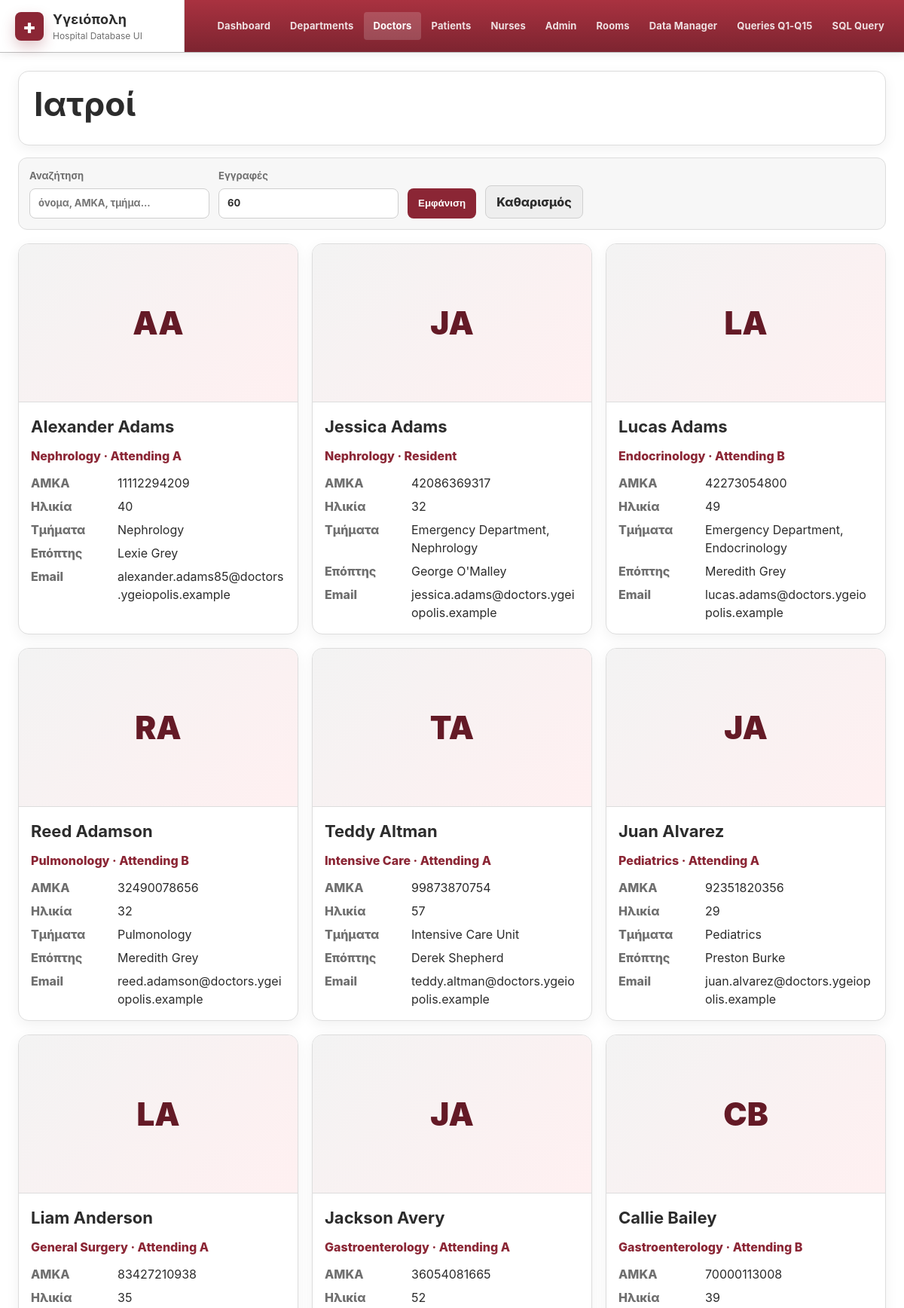
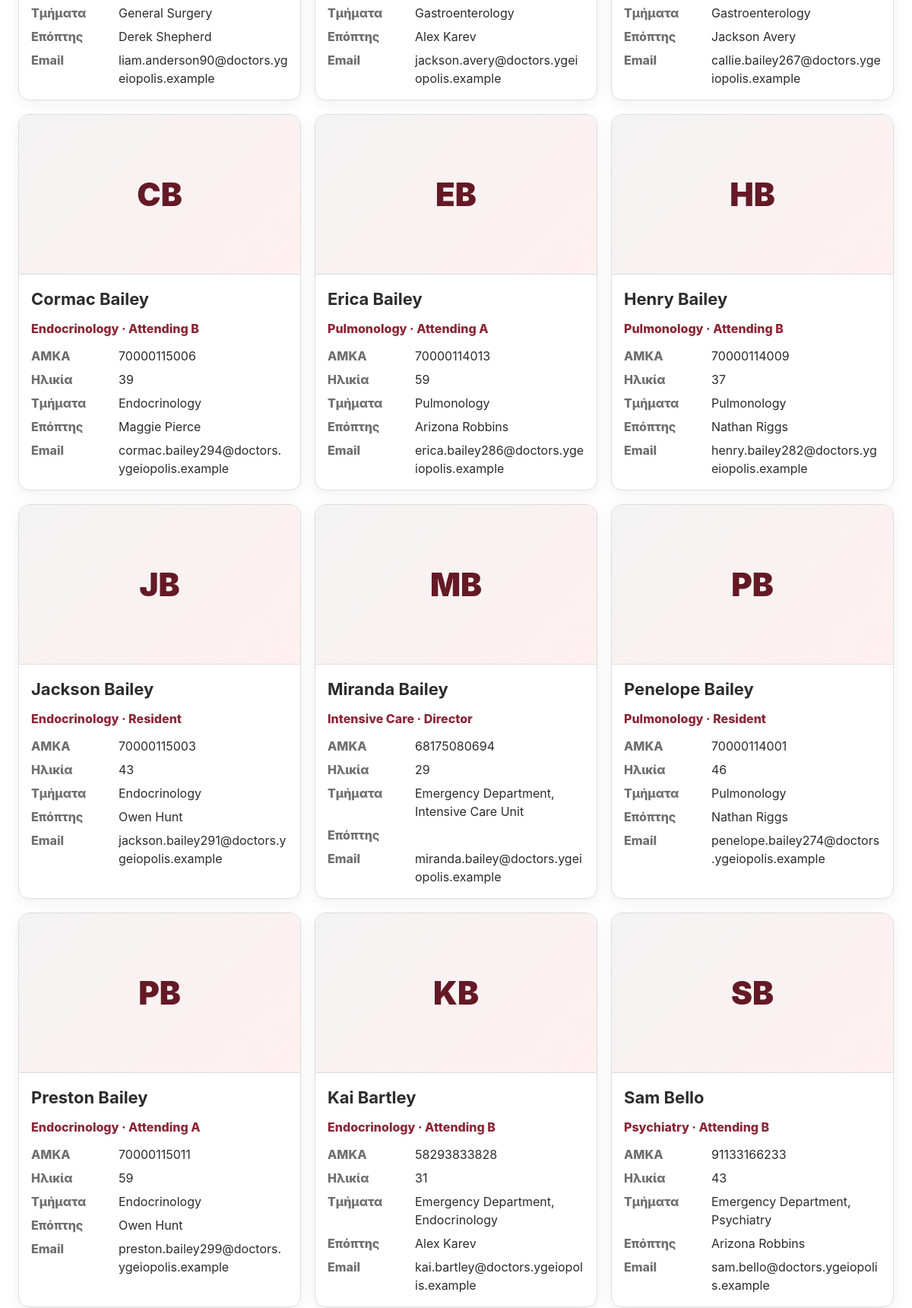
Page /hospital_web_app/code/hospital_app/index.php?page=doctors (upper part) on the committed database (2 pictures, top to bottom).
### tables this page shows
CREATE TABLE IF NOT EXISTS `doctor` (
  `amka` CHAR(11) NOT NULL,
  `licence_number` VARCHAR(45) NOT NULL,
  `speciality` VARCHAR(45) NOT NULL,
  `rank` VARCHAR(45) NOT NULL,
  `supervisor_amka` CHAR(11) NULL,
  PRIMARY KEY (`amka`),
  UNIQUE INDEX `licence_number_UNIQUE` (`licence_number` ASC) VISIBLE,
  INDEX `doc_supervisor_idx` (`supervisor_amka` ASC) VISIBLE,
  CONSTRAINT `doctor_staff`
    FOREIGN KEY (`amka`)
    REFERENCES `staff` (`amka`)
    ON DELETE NO ACTION
    ON UPDATE NO ACTION,
  CONSTRAINT `doc_supervisor`
    FOREIGN KEY (`supervisor_amka`)
    REFERENCES `doctor` (`amka`)
    ON DELETE NO ACTION
    ON UPDATE NO ACTION);

CREATE TABLE IF NOT EXISTS `staff` (
  `amka` CHAR(11) NOT NULL,
  `first_name` VARCHAR(45) NOT NULL,
  `last_name` VARCHAR(45) NOT NULL,
  `date_of_birth` DATE NOT NULL,
  `email` VARCHAR(100) NULL,
  `phone` VARCHAR(45) NULL,
  `hire_date` DATE NOT NULL,
  `staff_type` VARCHAR(30) NOT NULL,
  PRIMARY KEY (`amka`),
  UNIQUE INDEX `staff_email_UNIQUE` (`email` ASC) VISIBLE,
  CONSTRAINT `chk_staff_type`
    CHECK (`staff_type` IN ('Doctor', 'Nurse', 'Administrative'))
);

### hospital_web_app/code/hospital_app/db.php (called while the page is built, shortened)
<?php
function db(): PDO
{
    static $pdo = null;
    if ($pdo === null) {
        $dsn = 'mysql:host=' . DB_HOST . ';port=' . DB_PORT . ';dbname=' . DB_NAME . ';charset=utf8mb4';
        $pdo = new PDO($dsn, DB_USER, DB_PASS, [
            PDO::ATTR_ERRMODE => PDO::ERRMODE_EXCEPTION,
            PDO::ATTR_DEFAULT_FETCH_MODE => PDO::FETCH_ASSOC,
            PDO::ATTR_EMULATE_PREPARES => true,
        ]);
        $pdo->exec("SET NAMES utf8mb4 COLLATE utf8mb4_unicode_ci");
        $pdo->exec("SET collation_connection = 'utf8mb4_unicode_ci'");
    }
    return $pdo;
}
function run_select(string $sql, array $params = []): array
{
    $stmt = db()->prepare($sql);
    foreach ($params as $name => $value) {
        $stmt->bindValue(':' . $name, $value);
    }
    $stmt->execute();
    return $stmt->fetchAll();
}

### hospital_web_app/code/hospital_app/index.php (the view, shortened to what this page needs)
<?php
require_once __DIR__ . '/helpers.php';
function page_header(string $title): void
{
    echo '<!doctype html><html lang="el"><head><meta charset="utf-8">';
    echo '<link rel="stylesheet" href="assets/style.css">';
    echo '</head><body>';
    echo '<header class="topbar">';
    echo '<div class="brand"><div class="brand-mark">+</div><div><strong>Υγειόπολη</strong><span>Hospital Database UI</span></div></div>';
    echo '<nav class="main-nav">';
    echo nav_link('dashboard', 'Dashboard');
    echo nav_link('departments', 'Departments');
    echo nav_link('doctors', 'Doctors');
    echo nav_link('patients', 'Patients');
    echo nav_link('nurses', 'Nurses');
    echo nav_link('admin', 'Admin');
    echo nav_link('rooms', 'Rooms');
    echo nav_link('manage', 'Data Manager');
    echo nav_link('queries', 'Queries Q1-Q15');
    echo nav_link('sql', 'SQL Query');
    echo '</nav>';
    echo '</header><main class="page">';
}
function page_footer(): void
{
    echo '</main><script src="assets/app.js"></script></body></html>';
}
function doctors_page(): void
{
    page_header('Doctors');
    echo '<section class="section-title"><h1>Ιατροί</h1></section>';
    render_search_form('doctors');
    $search = '%' . get_search() . '%';
    $limit = limit_value();
    $rows = run_select(<<<SQL
SELECT
    d.amka,
    s.first_name,
    s.last_name,
    TIMESTAMPDIFF(YEAR, s.date_of_birth, CURDATE()) AS age,
    s.email,
    s.phone,
    d.licence_number,
    d.speciality,
    d.`rank`,
    CONCAT(sup_s.first_name, ' ', sup_s.last_name) AS supervisor,
    GROUP_CONCAT(DISTINCT dep.name ORDER BY dep.name SEPARATOR ', ') AS departments,
    ei.image_path,
    ei.alt_text
FROM doctor d
JOIN staff s ON s.amka = d.amka
LEFT JOIN doctor sup ON sup.amka = d.supervisor_amka
LEFT JOIN staff sup_s ON sup_s.amka = sup.amka
LEFT JOIN doctor_department dd ON dd.doctor_amka = d.amka
LEFT JOIN department dep ON dep.department_id = dd.department_id
LEFT JOIN entity_image ei ON ei.entity_type = 'Doctor' AND ei.entity_key = d.amka
WHERE d.amka LIKE :search OR s.first_name LIKE :search OR s.last_name LIKE :search OR d.speciality LIKE :search OR d.`rank` LIKE :search
GROUP BY
    d.amka, s.first_name, s.last_name, s.date_of_birth, s.email, s.phone,
    d.licence_number, d.speciality, d.`rank`, sup_s.first_name, sup_s.last_name,
    ei.image_path, ei.alt_text
ORDER BY s.last_name, s.first_name
LIMIT $limit
SQL, ['search' => $search]);
    render_cards($rows, function ($r) {
        $label = trim(($r['first_name'] ?? '') . ' ' . ($r['last_name'] ?? ''));
        return '<article class="entity-card">'
            . image_html($r['image_path'] ?? '', $r['alt_text'] ?? '', $label)
            . '<div class="entity-body"><h2>' . h($label) . '</h2>'
            . '<p class="tag-line">' . h($r['speciality']) . ' · ' . h($r['rank']) . '</p>'
            . '<dl><dt>ΑΜΚΑ</dt><dd>' . h($r['amka']) . '</dd><dt>Ηλικία</dt><dd>' . h($r['age']) . '</dd><dt>Τμήματα</dt><dd>' . h($r['departments']) . '</dd><dt>Επόπτης</dt><dd>' . h($r['supervisor']) . '</dd><dt>Email</dt><dd>' . h($r['email']) . '</dd></dl>'
            . '</div></article>';
    });
    page_footer();
}
try {
    $page = current_page();
    switch ($page) {
        case 'doctors':
            doctors_page();
            break;
    }
} catch (Throwable $e) {
    connection_error_page($e);
}

### hospital_web_app/code/hospital_app/helpers.php (shortened to what this page needs)
<?php
require_once __DIR__ . '/db.php';
function h($value): string
{
    return htmlspecialchars((string)($value ?? ''), ENT_QUOTES, 'UTF-8');
}
function current_page(): string
{
    return $_GET['page'] ?? 'dashboard';
}
function nav_link(string $page, string $label): string
{
    $active = current_page() === $page ? 'active' : '';
    return '<a class="nav-link ' . $active . '" href="?page=' . h($page) . '">' . h($label) . '</a>';
}
function get_param(string $name, $default = '')
{
    return $_GET[$name] ?? $default;
}
function get_search(): string
{
    return trim((string)get_param('search', ''));
}
function limit_value(): int
{
    $limit = (int)get_param('limit', DEFAULT_LIMIT);
    return $limit;
}
function placeholder_initials(string $label): string
{
    $initials = '';
    foreach (preg_split('/\s+/', trim($label)) as $part) {
        if ($part !== '') {
            if (function_exists('mb_substr')) {
                $initials .= mb_substr($part, 0, 1, 'UTF-8');
            } else {
                $initials .= substr($part, 0, 1);
            }
        }
        $length = function_exists('mb_strlen') ? mb_strlen($initials, 'UTF-8') : strlen($initials);
        if ($length >= 2) {
            break;
        }
    }
    return $initials !== '' ? $initials : '🏥';
}
function image_placeholder_html(string $label = '', string $class = 'entity-image', string $style = ''): string
{
    $styleAttr = $style !== '' ? ' style="' . h($style) . '"' : '';
    return '<div class="' . h($class) . ' image-placeholder"' . $styleAttr . '><span>' . h(placeholder_initials($label)) . '</span></div>';
}
function normalize_image_path(?string $path): string
{
    $path = trim((string)$path);
    $path = str_replace('\\', '/', $path);
    $path = preg_replace('#^\./#', '', $path);
    $markers = [
        '/hospital_app/',
        '/hospital_wui_mamp_full/',
        '/code/hospital_app/',
    ];
    foreach ($markers as $marker) {
        $pos = strpos($path, $marker);
    }
    return ltrim($path, '/');
}
function image_html(?string $path, ?string $alt, string $label = '', string $class = 'entity-image'): string
{
    $path = normalize_image_path($path);
    $alt = trim((string)$alt);
    if ($path === '') {
        return image_placeholder_html($label, $class);
    }
    $fallback = image_placeholder_html($label, $class, 'display:none');
    return '<div class="image-frame">'
        . '<img class="' . h($class) . '" src="' . h($path) . '" alt="' . h($alt ?: $label) . '" loading="lazy" onerror="this.style.display=\'none\';this.nextElementSibling.style.display=\'grid\';">'
        . $fallback
        . '</div>';
}
function render_search_form(string $page): void
{
    $search = get_search();
    $limit = limit_value();
    echo '<form class="toolbar" method="get">';
    echo '<label>Αναζήτηση <input type="text" name="search" value="' . h($search) . '" placeholder="όνομα, ΑΜΚΑ, τμήμα..."></label>';
    echo '<label>Εγγραφές <input type="number" name="limit" min="10" step="10" value="' . h($limit) . '"></label>';
    echo '<button type="submit">Εμφάνιση</button>';
    echo '<a class="ghost-button" href="?page=' . h($page) . '">Καθαρισμός</a>';
    echo '</form>';
}
function render_cards(array $rows, callable $cardRenderer): void
{
    echo '<div class="cards-grid">';
    foreach ($rows as $row) {
        echo $cardRenderer($row);
    }
    echo '</div>';
}

### hospital_web_app/code/hospital_app/assets/style.css (style rules this page uses)
:root { --bg: #ffffff; --paper: #ffffff; --paper-soft: #f7f7f7; --paper-warm: #fff8f6; --text: #2c2c2c; --muted: #6f6f6f; --line: #dddddd; --line-strong: #cfcfcf; --burgundy: #8b2635; --burgundy-dark: #641a26; --red: #b13343; --gray-dark: #3d3d3d; --gray-mid: #777777; --success: #48634a; --warning: #a3642c; --shadow: 0 12px 28px rgba(0, 0, 0, 0.08); --soft-shadow: 0 5px 18px rgba(0, 0, 0, 0.06); --radius: 14px; }
* { box-sizing: border-box; }
body { margin: 0; background: var(--bg); color: var(--text); font-family: -apple-system, BlinkMacSystemFont, "Segoe UI", Arial, sans-serif; line-height: 1.5; }
a { color: inherit; text-decoration: none; }
.topbar { position: sticky; top: 0; z-index: 20; display: grid; grid-template-columns: minmax(220px, auto) 1fr; align-items: stretch; gap: 0; background: #f3f3f3; border-bottom: 1px solid #bdbdbd; box-shadow: 0 2px 12px rgba(0,0,0,0.08); }
.brand { display: flex; align-items: center; gap: 12px; padding: 12px 20px; min-width: 245px; background: #ffffff; border-right: 1px solid #d7d7d7; }
.brand-mark { display: grid; place-items: center; width: 38px; height: 38px; border-radius: 8px; background: var(--burgundy); color: #fff; font-weight: 900; font-size: 26px; box-shadow: 0 8px 18px rgba(139, 38, 53, 0.25); }
.brand strong { display: block; font-size: 18px; letter-spacing: 0.01em; }
.brand span { display: block; color: var(--muted); font-size: 12px; }
.main-nav { display: flex; align-items: center; flex-wrap: wrap; justify-content: flex-end; gap: 2px; padding: 8px 14px; background: linear-gradient(180deg, #a93240, #7d2430); }
.nav-link { padding: 9px 12px; border-radius: 4px; color: rgba(255, 255, 255, 0.86); font-weight: 700; font-size: 13px; letter-spacing: 0.01em; }
.nav-link:hover, .nav-link.active { background: rgba(255, 255, 255, 0.17); color: #ffffff; }
.page { max-width: 1480px; margin: 0 auto; padding: 24px; }
.hero, .panel, .section-title, .query-panel, .query-list, .entity-card, .stat-card, .quick-action-strip, .manager-sidebar { background: var(--paper); border: 1px solid var(--line); border-radius: var(--radius); box-shadow: var(--soft-shadow); }
h1, h2, h3, p { margin-top: 0; }
h1 { font-size: clamp(30px, 3.7vw, 50px); line-height: 1.06; margin-bottom: 10px; }
h2 { font-size: 22px; margin-bottom: 10px; }
.panel, .section-title, .query-panel, .query-list, .manager-sidebar { padding: 20px; }
.section-title { margin-bottom: 16px; background: #fff; }
.toolbar, .query-form, .compact-toolbar { display: flex; align-items: end; gap: 12px; flex-wrap: wrap; margin-bottom: 18px; padding: 14px; background: #f7f7f7; border: 1px solid var(--line); border-radius: 12px; }
label { display: grid; gap: 6px; color: var(--muted); font-weight: 750; font-size: 13px; }
input, select, textarea { min-height: 40px; padding: 9px 11px; border: 1px solid var(--line-strong); border-radius: 8px; background: #ffffff; color: var(--text); font: inherit; min-width: 210px; }
button, .ghost-button, .primary-action, .mini-button { min-height: 40px; padding: 9px 14px; border: 0; border-radius: 8px; background: var(--burgundy); color: #fff; font-weight: 850; cursor: pointer; display: inline-flex; align-items: center; justify-content: center; gap: 6px; white-space: nowrap; }
.ghost-button { background: #eeeeee; color: var(--text); border: 1px solid #d0d0d0; }
.cards-grid { display: grid; grid-template-columns: repeat(auto-fill, minmax(320px, 1fr)); gap: 18px; }
.entity-card { overflow: hidden; background: #fff; }
.entity-image { width: 100%; height: 210px; object-fit: cover; display: block; background: #ececec; border-bottom: 1px solid var(--line); }
.image-placeholder { display: grid; place-items: center; background: linear-gradient(135deg, #f3f3f3, #fff0f1); color: var(--burgundy-dark); font-size: 42px; font-weight: 900; }
.entity-body { padding: 16px; }
.tag-line { color: var(--burgundy); font-weight: 850; margin-bottom: 12px; }
dl { display: grid; grid-template-columns: 105px minmax(0, 1fr); gap: 7px 10px; margin: 0; }
dt { color: var(--muted); font-weight: 850; }
dd { margin: 0; min-width: 0; overflow-wrap: anywhere; }
.main-nav .nav-link { white-space: nowrap; }

### rows in the picture
doctor: label "AA", label "Alexander Adams", speciality "Nephrology", rank "Attending A", amka "11112294209", age "40", departments "Nephrology", supervisor "Lexie Grey", amka.email "alexander.adams85@doctors.ygeiopolis.example"
doctor: label "JA", label "Jessica Adams", speciality "Nephrology", rank "Resident", amka "42086369317", age "32", departments "Emergency Department, Nephrology", supervisor "George O'Malley", amka.email "jessica.adams@doctors.ygeiopolis.example"
doctor: label "LA", label "Lucas Adams", speciality "Endocrinology", rank "Attending B", amka "42273054800", age "49", departments "Emergency Department, Endocrinology", supervisor "Meredith Grey", amka.email "lucas.adams@doctors.ygeiopolis.example"
doctor: label "RA", label "Reed Adamson", speciality "Pulmonology", rank "Attending B", amka "32490078656", age "32", departments "Pulmonology", supervisor "Meredith Grey", amka.email "reed.adamson@doctors.ygeiopolis.example"
doctor: label "TA", label "Teddy Altman", speciality "Intensive Care", rank "Attending A", amka "99873870754", age "57", departments "Intensive Care Unit", supervisor "Derek Shepherd", amka.email "teddy.altman@doctors.ygeiopolis.example"
doctor: label "JA", label "Juan Alvarez", speciality "Pediatrics", rank "Attending A", amka "92351820356", age "29", departments "Pediatrics", supervisor "Preston Burke", amka.email "juan.alvarez@doctors.ygeiopolis.example"
doctor: label "LA", label "Liam Anderson", speciality "General Surgery", rank "Attending A", amka "83427210938", age "35", departments "General Surgery", supervisor "Derek Shepherd", amka.email "liam.anderson90@doctors.ygeiopolis.example"
doctor: label "JA", label "Jackson Avery", speciality "Gastroenterology", rank "Attending A", amka "36054081665", age "52", departments "Gastroenterology", supervisor "Alex Karev", amka.email "jackson.avery@doctors.ygeiopolis.example"
doctor: label "CB", label "Callie Bailey", speciality "Gastroenterology", rank "Attending B", amka "70000113008", age "39", departments "Gastroenterology", supervisor "Jackson Avery", amka.email "callie.bailey267@doctors.ygeiopolis.example"
doctor: label "CB", label "Cormac Bailey", speciality "Endocrinology", rank "Attending B", amka "70000115006", age "39", departments "Endocrinology", supervisor "Maggie Pierce", amka.email "cormac.bailey294@doctors.ygeiopolis.example"
doctor: label "EB", label "Erica Bailey", speciality "Pulmonology", rank "Attending A", amka "70000114013", age "59", departments "Pulmonology", supervisor "Arizona Robbins", amka.email "erica.bailey286@doctors.ygeiopolis.example"
doctor: label "HB", label "Henry Bailey", speciality "Pulmonology", rank "Attending B", amka "70000114009", age "37", departments "Pulmonology", supervisor "Nathan Riggs", amka.email "henry.bailey282@doctors.ygeiopolis.example"
doctor: label "JB", label "Jackson Bailey", speciality "Endocrinology", rank "Resident", amka "70000115003", age "43", departments "Endocrinology", supervisor "Owen Hunt", amka.email "jackson.bailey291@doctors.ygeiopolis.example"
doctor: label "MB", label "Miranda Bailey", speciality "Intensive Care", rank "Director", amka "68175080694", age "29", departments "Emergency Department, Intensive Care Unit", amka.email "miranda.bailey@doctors.ygeiopolis.example"
doctor: label "PB", label "Penelope Bailey", speciality "Pulmonology", rank "Resident", amka "70000114001", age "46", departments "Pulmonology", supervisor "Nathan Riggs", amka.email "penelope.bailey274@doctors.ygeiopolis.example"
doctor: label "PB", label "Preston Bailey", speciality "Endocrinology", rank "Attending A", amka "70000115011", age "59", departments "Endocrinology", supervisor "Owen Hunt", amka.email "preston.bailey299@doctors.ygeiopolis.example"
doctor: label "KB", label "Kai Bartley", speciality "Endocrinology", rank "Attending B", amka "58293833828", age "31", departments "Emergency Department, Endocrinology", supervisor "Alex Karev", amka.email "kai.bartley@doctors.ygeiopolis.example"
doctor: label "SB", label "Sam Bello", speciality "Psychiatry", rank "Attending B", amka "91133166233", age "43", departments "Emergency Department, Psychiatry", supervisor "Arizona Robbins", amka.email "sam.bello@doctors.ygeiopolis.example"

### other values in the picture
$label "Dashboard Departments Doctors Patients Nurses Admin Rooms Data Manager Queries Q1-Q15 SQL Query"
